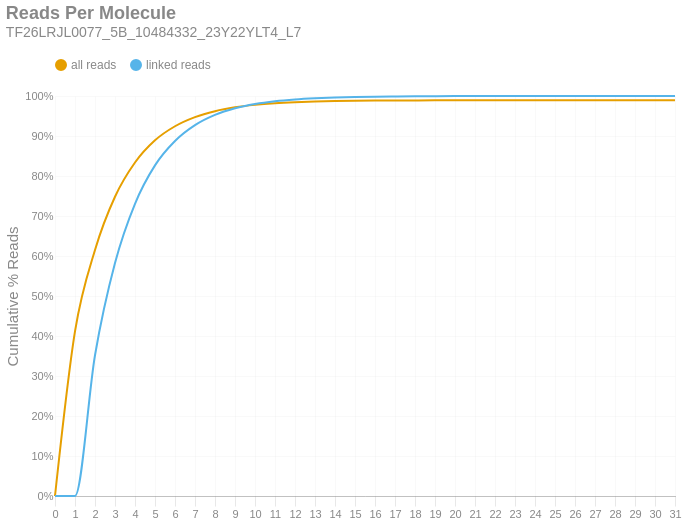

Here is the notebook cell this chart was saved with:
### Markdown cell above
### Reads per Molecule
This chart shows the cumulative distribution of the number of reads per linked molecule. That is, how many alignments are associated with a unique molecule. This excludes the number of reads associated with invalid or absent linked-read barcodes. The `linked` histogram is the percentages recalculated when disregarding singletons.

### Code cell
if SKIPLR:
    print_html(f"Skipped")
else:
    counts = np.bincount(valids['reads'].cast(pl.Int64).to_numpy())
    weighted = counts * np.arange(len(counts))
    all_perc = weighted / n_reads
    linked_perc = weighted / n_linked_reads
    linked_perc[1] = 0
    binned_df = pl.DataFrame({
        'readsper': list(range(len(counts))),
        'all reads (cumsum)': np.cumsum(all_perc).tolist(),
        'linked reads (cumsum)': np.cumsum(linked_perc).tolist(),
    })

    with SafeRender(binned_df):
        (
            density_plot(binned_df, 'Reads Per Molecule', samplename, 'readspmol')
            .encode(
                x=alt.X('readsper:O', title=None).axis(labelAngle=0).scale(padding=0),
                y=alt.Y('value:Q', title='Cumulative % Reads').axis(format='%').stack(False),
                color=alt.Color("key:N").scale(domain=["all reads", "linked reads"]),
                tooltip=[
                    alt.Tooltip("key:N", title="Data Type"),
                    alt.Tooltip("readsper:O", title="Reads Per Molecule"),
                    alt.Tooltip("value:Q", format=".2%", title="% Reads (Cum.)")
                ]            
            )
        ).display()

### Figure 1 — Vega-Lite specification as saved in the notebook (floating-point values rounded to 4 significant figures)
{"width": "container", "height": 400, "config": {"title": {"anchor": "start", "dy": -15, "fontSize": 18, "color": "#888888", "subtitleColor": "#888888", "subtitleFontSize": 14}, "arc": {"fill": "#0072B2"}, "axis": {"domainColor": "#888888", "domainWidth": 0.5, "gridWidth": 0.2, "grid": false, "titleFontWeight": 400, "titleFontSize": 15, "labelFontSize": 11, "labelColor": "#888888", "tickColor": "#888888", "tickWidth": 0.2, "titleColor": "#888888"}, "axisBand": {"grid": false}, "axisX": {"grid": true, "tickSize": 10, "domainCap": "round"}, "axisY": {"domain": false, "grid": true, "tickSize": 0, "domainCap": "round"}, "background": "transparent", "header": {"labelFontSize": 15, "labelColor": "#888888", "titleFontSize": 15, "titleFontWeight": 600, "titleColor": "#888888"}, "legend": {"labelFont": "sans-serif", "labelFontSize": 12, "labelColor": "#888888", "symbolSize": 100, "symbolType": "circle", "titleFontSize": 12, "titlePadding": 10, "titleColor": "#888888", "title": null, "orient": "top"}, "range": {"category": ["#E69F00", "#56B4E9", "#009E73", "#F0E442", "#0072B2", "#D55E00", "#CC79A7", "#000000"], "diverging": ["#cfe8f3", "#a2d4ec", "#73bfe2", "#46abdb", "#1696d2", "#12719e"]}, "area": {"fill": "#0072B2", "fillOpacity": 0.7, "line": true, "strokeOpacity": 0.7}, "line": {"color": "#0072B2", "stroke": "#0072B2", "strokeWidth": 2}, "trail": {"color": "#0072B2", "stroke": "#0072B2", "strokeWidth": 0, "size": 1}, "point": {"filled": true, "fillOpacity": 1.0, "size": 95}, "text": {"color": "#888888", "fontSize": 11, "align": "right", "fontWeight": 400, "size": 11}, "bar": {"fill": "#0072B2", "stroke": null}, "view": {"stroke": null, "continuousWidth": 660, "continuousHeight": 400}}, "data": {"name": "data-fd2758d5de7b8fe15a31182d54116432"}, "mark": {"type": "line", "interpolate": "monotone", "point": {"opacity": 0, "size": 275}}, "encoding": {"color": {"field": "key", "scale": {"domain": ["all reads", "linked reads"]}, "type": "nominal"}, "tooltip": [{"field": "key", "title": "Data Type", "type": "nominal"}, {"field": "readsper", "title": "Reads Per Molecule", "type": "ordinal"}, {"field": "value", "format": ".2%", "title": "% Reads (Cum.)", "type": "quantitative"}], "x": {"axis": {"labelAngle": 0}, "field": "readsper", "scale": {"padding": 0}, "title": null, "type": "ordinal"}, "y": {"axis": {"format": "%"}, "field": "value", "stack": false, "title": "Cumulative % Reads", "type": "quantitative"}}, "params": [{"name": "param_c36ac31b6afebe62", "select": {"type": "point", "fields": ["key"]}, "bind": "legend"}], "title": {"text": "Reads Per Molecule", "subtitle": "TF26LRJL0077_5B_10484332_23Y22YLT4_L7"}, "transform": [{"fold": ["all reads (cumsum)", "linked reads (cumsum)"]}, {"calculate": "replace(datum.key, ' (cumsum)', '')", "as": "key"}, {"filter": {"param": "param_c36ac31b6afebe62"}}], "usermeta": {"embedOptions": {"downloadFileName": "TF26LRJL0077_5B_10484332_23Y22YLT4_L7.readspmol"}}, "$schema": "https://vega.github.io/schema/vega-lite/v6.4.1.json", "datasets": {"data-fd2758d5de7b8fe15a31182d54116432": [{"readsper": 0, "all reads (cumsum)": 0.0, "linked reads (cumsum)": 0.0}, {"readsper": 1, "all reads (cumsum)": 0.4115, "linked reads (cumsum)": 0.0}, {"readsper": 2, "all reads (cumsum)": 0.6149, "linked reads (cumsum)": 0.352}, {"readsper": 3, "all reads (cumsum)": 0.748, "linked reads (cumsum)": 0.5823}, {"readsper": 4, "all reads (cumsum)": 0.8337, "linked reads (cumsum)": 0.7305}, {"readsper": 5, "all reads (cumsum)": 0.8892, "linked reads (cumsum)": 0.8266}, {"readsper": 6, "all reads (cumsum)": 0.9244, "linked reads (cumsum)": 0.8874}, {"readsper": 7, "all reads (cumsum)": 0.9473, "linked reads (cumsum)": 0.9271}, {"readsper": 8, "all reads (cumsum)": 0.962, "linked reads (cumsum)": 0.9526}, {"readsper": 9, "all reads (cumsum)": 0.9716, "linked reads (cumsum)": 0.9692}, {"readsper": 10, "all reads (cumsum)": 0.9778, "linked reads (cumsum)": 0.9799}, {"readsper": 11, "all reads (cumsum)": 0.9819, "linked reads (cumsum)": 0.987}, {"readsper": 12, "all reads (cumsum)": 0.9845, "linked reads (cumsum)": 0.9914}, {"readsper": 13, "all reads (cumsum)": 0.9862, "linked reads (cumsum)": 0.9944}, {"readsper": 14, "all reads (cumsum)": 0.9873, "linked reads (cumsum)": 0.9964}, {"readsper": 15, "all reads (cumsum)": 0.988, "linked reads (cumsum)": 0.9976}, {"readsper": 16, "all reads (cumsum)": 0.9885, "linked reads (cumsum)": 0.9984}, {"readsper": 17, "all reads (cumsum)": 0.9888, "linked reads (cumsum)": 0.9989}, {"readsper": 18, "all reads (cumsum)": 0.989, "linked reads (cumsum)": 0.9993}, {"readsper": 19, "all reads (cumsum)": 0.9891, "linked reads (cumsum)": 0.9995}, {"readsper": 20, "all reads (cumsum)": 0.9892, "linked reads (cumsum)": 0.9997}, {"readsper": 21, "all reads (cumsum)": 0.9893, "linked reads (cumsum)": 0.9998}, {"readsper": 22, "all reads (cumsum)": 0.9893, "linked reads (cumsum)": 0.9999}, {"readsper": 23, "all reads (cumsum)": 0.9894, "linked reads (cumsum)": 0.9999}, {"readsper": 24, "all reads (cumsum)": 0.9894, "linked reads (cumsum)": 0.9999}, {"readsper": 25, "all reads (cumsum)": 0.9894, "linked reads (cumsum)": 1.0}, {"readsper": 26, "all reads (cumsum)": 0.9894, "linked reads (cumsum)": 1.0}, {"readsper": 27, "all reads (cumsum)": 0.9894, "linked reads (cumsum)": 1.0}, {"readsper": 28, "all reads (cumsum)": 0.9894, "linked reads (cumsum)": 1.0}, {"readsper": 29, "all reads (cumsum)": 0.9894, "linked reads (cumsum)": 1.0}, {"readsper": 30, "all reads (cumsum)": 0.9894, "linked reads (cumsum)": 1.0}, {"readsper": 31, "all reads (cumsum)": 0.9894, "linked reads (cumsum)": 1.0}]}}
